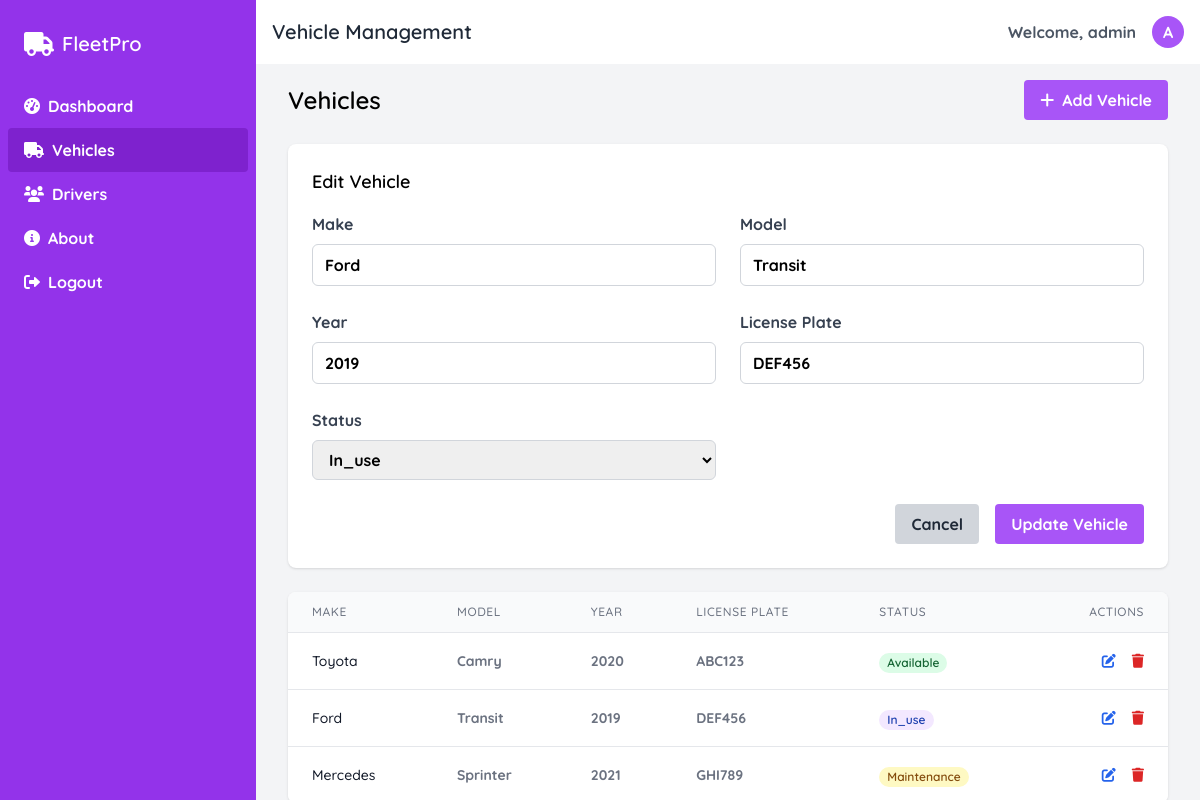
/vehicles.php?action=edit&id=2 (signed in), run on the app's committed database.
### tables this page shows
CREATE TABLE IF NOT EXISTS vehicles (
    id INT AUTO_INCREMENT PRIMARY KEY,
    make VARCHAR(50) NOT NULL,
    model VARCHAR(50) NOT NULL,
    year INT NOT NULL,
    license_plate VARCHAR(20) NOT NULL UNIQUE,
    status ENUM('available', 'in_use', 'maintenance', 'unavailable') DEFAULT 'available',
    created_at TIMESTAMP DEFAULT CURRENT_TIMESTAMP,
    updated_at TIMESTAMP DEFAULT CURRENT_TIMESTAMP ON UPDATE CURRENT_TIMESTAMP
);

### includes/db.php (called while the page is built, shortened)
<?php
global $pdo;
function getVehicles() {
    global $pdo;
    $stmt = $pdo->query("SELECT * FROM vehicles");
    return $stmt->fetchAll(PDO::FETCH_ASSOC);
}
?>

### vehicles.php (the view, shortened to what this page needs)
<?php
require_once 'includes/db.php';
$action = $_GET['action'] ?? '';
$vehicleId = $_GET['id'] ?? 0;
$vehicles = getVehicles();
$statuses = ['available', 'in_use', 'maintenance', 'unavailable'];
?>
<!DOCTYPE html>
<html lang="en">
<head>
    <script src="https://cdn.tailwindcss.com"></script>
    <link rel="stylesheet" href="https://cdnjs.cloudflare.com/ajax/libs/font-awesome/6.0.0/css/all.min.css">
</head>
<body class="bg-gray-100 font-sans">
    <div class="flex h-screen">
        <div class="sidebar bg-purple-600 text-white w-64 space-y-6 py-7 px-2 absolute inset-y-0 left-0 transform -translate-x-full md:relative md:translate-x-0 transition duration-200 ease-in-out">
            <div class="text-white flex items-center space-x-2 px-4">
                <i class="fas fa-truck text-2xl"></i>
                <span class="text-xl font-semibold">FleetPro</span>
            </div>
            <nav>
                <a href="dashboard.php" class="block py-2.5 px-4 rounded transition duration-200 hover:bg-purple-700">
                    <i class="fas fa-tachometer-alt mr-2"></i>Dashboard
                </a>
                <a href="vehicles.php" class="block py-2.5 px-4 rounded transition duration-200 bg-purple-700">
                    <i class="fas fa-truck mr-2"></i>Vehicles
                </a>
                <a href="drivers.php" class="block py-2.5 px-4 rounded transition duration-200 hover:bg-purple-700">
                    <i class="fas fa-users mr-2"></i>Drivers
                </a>
                <a href="about.php" class="block py-2.5 px-4 rounded transition duration-200 hover:bg-purple-700">
                    <i class="fas fa-info-circle mr-2"></i>About
                </a>
                <a href="logout.php" class="block py-2.5 px-4 rounded transition duration-200 hover:bg-purple-700">
                    <i class="fas fa-sign-out-alt mr-2"></i>Logout
                </a>
            </nav>
        </div>
        <div class="flex-1 flex flex-col overflow-hidden">
            <header class="bg-white shadow-sm hidden md:block">
                <div class="flex items-center justify-between p-4">
                    <h1 class="text-xl font-semibold text-gray-800">Vehicle Management</h1>
                    <div class="flex items-center space-x-4">
                        <span class="text-gray-600">Welcome, <?php echo htmlspecialchars($_SESSION['username']); ?></span>
                        <div class="w-8 h-8 rounded-full bg-purple-500 flex items-center justify-center text-white">
                            <?php echo strtoupper(substr($_SESSION['username'], 0, 1)); ?>
                        </div>
                    </div>
                </div>
            </header>
            <main class="flex-1 overflow-x-hidden overflow-y-auto bg-gray-100 p-4">
                <div class="container mx-auto px-4">
                    <div class="flex justify-between items-center mb-6">
                        <h2 class="text-2xl font-semibold">Vehicles</h2>
                        <a href="vehicles.php?action=add" class="bg-purple-500 hover:bg-purple-600 text-white font-bold py-2 px-4 rounded">
                            <i class="fas fa-plus mr-2"></i>Add Vehicle
                        </a>
                    </div>
                    <?php if ($action === 'add' || $action === 'edit'): ?>
                        <?php
                            $vehicle = [];
                            if ($action === 'edit' && $vehicleId > 0) {
                                foreach ($vehicles as $v) {
                                    if ($v['id'] == $vehicleId) {
                                        $vehicle = $v;
                                        break;
                                    }
                                }
                            }
                        ?>
                        <div class="bg-white rounded-lg shadow p-6 mb-6">
                            <h3 class="text-lg font-semibold mb-4">
                                <?php echo $action === 'add' ? 'Add New Vehicle' : 'Edit Vehicle'; ?>
                            </h3>
                            <form method="POST" action="vehicles.php?action=<?php echo $action; ?><?php echo $action === 'edit' ? '&id='.$vehicleId : ''; ?>">
                                <div class="grid grid-cols-1 md:grid-cols-2 gap-6">
                                    <div>
                                        <label class="block text-gray-700 mb-2" for="make">Make</label>
                                        <input type="text" id="make" name="make" required
                                            class="w-full px-3 py-2 border border-gray-300 rounded-md focus:outline-none focus:ring-2 focus:ring-blue-500"
                                            value="<?php echo $vehicle['make'] ?? ''; ?>">
                                    </div>
                                    <div>
                                        <label class="block text-gray-700 mb-2" for="model">Model</label>
                                        <input type="text" id="model" name="model" required
                                            class="w-full px-3 py-2 border border-gray-300 rounded-md focus:outline-none focus:ring-2 focus:ring-blue-500"
                                            value="<?php echo $vehicle['model'] ?? ''; ?>">
                                    </div>
                                    <div>
                                        <label class="block text-gray-700 mb-2" for="year">Year</label>
                                        <input type="number" id="year" name="year" min="1900" max="<?php echo date('Y') + 1; ?>" required
                                            class="w-full px-3 py-2 border border-gray-300 rounded-md focus:outline-none focus:ring-2 focus:ring-blue-500"
                                            value="<?php echo $vehicle['year'] ?? ''; ?>">
                                    </div>
                                    <div>
                                        <label class="block text-gray-700 mb-2" for="license_plate">License Plate</label>
                                        <input type="text" id="license_plate" name="license_plate" required
                                            class="w-full px-3 py-2 border border-gray-300 rounded-md focus:outline-none focus:ring-2 focus:ring-blue-500"
                                            value="<?php echo $vehicle['license_plate'] ?? ''; ?>">
                                    </div>
                                    <div>
                                        <label class="block text-gray-700 mb-2" for="status">Status</label>
                                        <select id="status" name="status" required
                                            class="w-full px-3 py-2 border border-gray-300 rounded-md focus:outline-none focus:ring-2 focus:ring-blue-500">
                                            <?php foreach ($statuses as $status): ?>
                                                <option value="<?php echo $status; ?>"
                                                    <?php if (isset($vehicle['status']) && $vehicle['status'] === $status) echo 'selected'; ?>>
                                                    <?php echo ucfirst($status); ?>
                                                </option>
                                            <?php endforeach; ?>
                                        </select>
                                    </div>
                                </div>
                                <div class="mt-6 flex justify-end space-x-4">
                                    <a href="vehicles.php" class="bg-gray-300 hover:bg-gray-400 text-gray-800 font-bold py-2 px-4 rounded">
                                        Cancel
                                    </a>
                                    <button type="submit" class="bg-purple-500 hover:bg-purple-600 text-white font-bold py-2 px-4 rounded">
                                        <?php echo $action === 'add' ? 'Add Vehicle' : 'Update Vehicle'; ?>
                                    </button>
                                </div>
                            </form>
                        </div>
                    <?php endif; ?>
                    <div class="bg-white rounded-lg shadow overflow-hidden">
                        <div class="overflow-x-auto">
                            <table class="min-w-full divide-y divide-gray-200">
                                <thead class="bg-gray-50">
                                    <tr>
                                        <th scope="col" class="px-6 py-3 text-left text-xs font-medium text-gray-500 uppercase tracking-wider">Make</th>
                                        <th scope="col" class="px-6 py-3 text-left text-xs font-medium text-gray-500 uppercase tracking-wider">Model</th>
                                        <th scope="col" class="px-6 py-3 text-left text-xs font-medium text-gray-500 uppercase tracking-wider">Year</th>
                                        <th scope="col" class="px-6 py-3 text-left text-xs font-medium text-gray-500 uppercase tracking-wider">License Plate</th>
                                        <th scope="col" class="px-6 py-3 text-left text-xs font-medium text-gray-500 uppercase tracking-wider">Status</th>
                                        <th scope="col" class="px-6 py-3 text-right text-xs font-medium text-gray-500 uppercase tracking-wider">Actions</th>
                                    </tr>
                                </thead>
                                <tbody class="bg-white divide-y divide-gray-200">
                                    <?php if (empty($vehicles)): ?>
                                        <tr>
                                            <td colspan="6" class="px-6 py-4 text-center text-gray-500">No vehicles found</td>
                                        </tr>
                                    <?php else: ?>
                                        <?php foreach ($vehicles as $vehicle): ?>
                                            <tr class="hover:bg-gray-50">
                                                <td class="px-6 py-4 whitespace-nowrap text-sm font-medium text-gray-900"><?php echo htmlspecialchars($vehicle['make']); ?></td>
                                                <td class="px-6 py-4 whitespace-nowrap text-sm text-gray-500"><?php echo htmlspecialchars($vehicle['model']); ?></td>
                                                <td class="px-6 py-4 whitespace-nowrap text-sm text-gray-500"><?php echo htmlspecialchars($vehicle['year']); ?></td>
                                                <td class="px-6 py-4 whitespace-nowrap text-sm text-gray-500"><?php echo htmlspecialchars($vehicle['license_plate']); ?></td>
                                                <td class="px-6 py-4 whitespace-nowrap">
                                                    <?php
                                                        $statusClass = '';
                                                        switch ($vehicle['status']) {
                                                            case 'available':
                                                                $statusClass = 'bg-green-100 text-green-800';
                                                                break;
                                                            case 'in_use':
                                                                $statusClass = 'bg-purple-100 text-blue-800';
                                                                break;
                                                            case 'maintenance':
                                                                $statusClass = 'bg-yellow-100 text-yellow-800';
                                                                break;
                                                        }
                                                    ?>
                                                    <span class="px-2 inline-flex text-xs leading-5 font-semibold rounded-full <?php echo $statusClass; ?>">
                                                        <?php echo ucfirst($vehicle['status']); ?>
                                                    </span>
                                                </td>
                                                <td class="px-6 py-4 whitespace-nowrap text-right text-sm font-medium">
                                                    <a href="vehicles.php?action=edit&id=<?php echo $vehicle['id']; ?>" class="text-blue-600 hover:text-blue-900 mr-3">
                                                        <i class="fas fa-edit"></i>
                                                    </a>
                                                    <a href="vehicles.php?action=delete&id=<?php echo $vehicle['id']; ?>" class="text-red-600 hover:text-red-900" onclick="return confirm('Are you sure you want to delete this vehicle?');">
                                                        <i class="fas fa-trash"></i>
                                                    </a>
                                                </td>
                                            </tr>
                                        <?php endforeach; ?>
                                    <?php endif; ?>
                                </tbody>
                            </table>
                        </div>
                    </div>
                </div>
            </main>
        </div>
    </div>
</body>
</html>

### vehicles.php (style rules this page uses)
* { font-family: "Quicksand", sans-serif; font-optical-sizing: auto; font-weight: 700; font-style: normal; }

### data on the page
vehicles: make "Ford", model "Transit", year "2019", license_plate "DEF456", status "In_use"
vehicles: make "Toyota", model "Camry", year "2020", license_plate "ABC123", status "Available"
vehicles: make "Mercedes", model "Sprinter", year "2021", license_plate "GHI789", status "Maintenance"

### other printed values
$_SESSION['username'] "admin"
substr($_SESSION['username'], 0, 1) "A"
